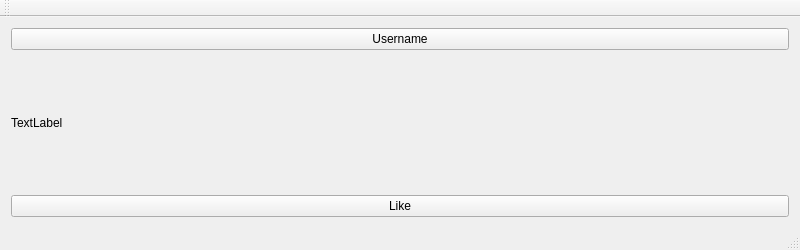
<?xml version="1.0" encoding="UTF-8"?>
<ui version="4.0">
 <class>PostWidgetClass</class>
 <widget class="QMainWindow" name="PostWidgetClass">
  <property name="geometry">
   <rect>
    <x>0</x>
    <y>0</y>
    <width>800</width>
    <height>250</height>
   </rect>
  </property>
  <property name="minimumSize">
   <size>
    <width>800</width>
    <height>150</height>
   </size>
  </property>
  <property name="maximumSize">
   <size>
    <width>800</width>
    <height>250</height>
   </size>
  </property>
  <property name="windowTitle">
   <string>PostWidget</string>
  </property>
  <widget class="QWidget" name="centralWidget">
   <layout class="QVBoxLayout" name="verticalLayout">
    <item>
     <widget class="QPushButton" name="btnUser">
      <property name="text">
       <string>Username</string>
      </property>
     </widget>
    </item>
    <item>
     <widget class="QLabel" name="lblContent">
      <property name="text">
       <string>TextLabel</string>
      </property>
      <property name="wordWrap">
       <bool>true</bool>
      </property>
     </widget>
    </item>
    <item>
     <widget class="QPushButton" name="btnLike">
      <property name="text">
       <string>Like</string>
      </property>
     </widget>
    </item>
   </layout>
  </widget>
  <widget class="QMenuBar" name="menuBar">
   <property name="geometry">
    <rect>
     <x>0</x>
     <y>0</y>
     <width>800</width>
     <height>21</height>
    </rect>
   </property>
  </widget>
  <widget class="QToolBar" name="mainToolBar">
   <attribute name="toolBarArea">
    <enum>TopToolBarArea</enum>
   </attribute>
   <attribute name="toolBarBreak">
    <bool>false</bool>
   </attribute>
  </widget>
  <widget class="QStatusBar" name="statusBar"/>
 </widget>
 <layoutdefault spacing="6" margin="11"/>
 <resources/>
 <connections/>
</ui>
